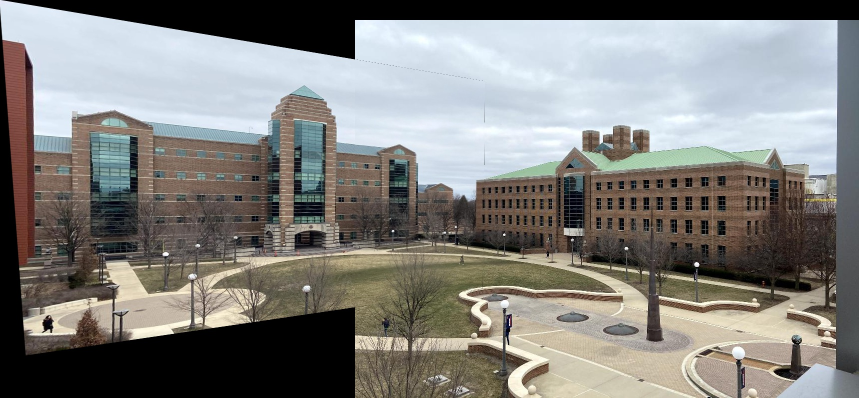
#> input picture mp3/ece549_mp3/stitched_images1.jpg, 1718 x 796 px, given in place of eceb.png, which was not available (shown at 1/2 size)
$ jupyter execute sample.ipynb   (shell and % lines are left out)   (text cells are left out)
#> lines starting #> are read from the running program, lines starting #| are printed output that depends on the picture; long printed decimals are rounded; pictures that were not available may be replaced by others from this repository, and a replacement may not be noted
[cell 1]
import matplotlib.pyplot as plt
import numpy as np
import cv2
import os

from PIL import Image
import pickle
from sympy import Symbol, Matrix, solve
from sympy import *

[cell 2]
# [48 lines left out: function get_input_lines, not called in this run]

[cell 3]
def plot_lines_and_vp(ax, im, lines, vp):
    """
    Plots user-input lines and the calculated vanishing point.
    Inputs:
        im: np.ndarray of shape (height, width, 3)
        lines: np.ndarray of shape (3, n)
            where each column denotes the parameters of the line equation
        vp: np.ndarray of shape (3, )
    """
    bx1 = min(1, vp[0] / vp[2]) - 10
    bx2 = max(im.shape[1], vp[0] / vp[2]) + 10
    by1 = min(1, vp[1] / vp[2]) - 10
    by2 = max(im.shape[0], vp[1] / vp[2]) + 10

    ax.imshow(im)
    for i in range(lines.shape[1]):
        if lines[0, i] < lines[1, i]:
            pt1 = np.cross(np.array([1, 0, -bx1]), lines[:, i])
            pt2 = np.cross(np.array([1, 0, -bx2]), lines[:, i])
        else:
            pt1 = np.cross(np.array([0, 1, -by1]), lines[:, i])
            pt2 = np.cross(np.array([0, 1, -by2]), lines[:, i])
        pt1 = pt1 / pt1[2]
        pt2 = pt2 / pt2[2]
        ax.plot([pt1[0], pt2[0]], [pt1[1], pt2[1]], 'g')

    ax.plot(vp[0] / vp[2], vp[1] / vp[2], 'ro')
    ax.set_xlim([bx1, bx2])
    ax.set_ylim([by2, by1])

[cell 4]
def get_vanishing_point(lines):
    """
    Solves for the vanishing point using the user-input lines.
    """
    # <YOUR IMPLEMENTATION>
    AtA = lines.dot(lines.T)
    w, v = np.linalg.eig(AtA)
    # Find min eigenvalue and eigen vec.
    min_idx = np.argmin(w)
    vpts = v[:, min_idx]
    # Convert to homogeneous.
    vpts = vpts / vpts[-1]
    return vpts

[cell 5]
def get_horizon_line(vpts):
    """
    Calculates the ground horizon line.
    """
    a, b, c = np.cross(vpts[:, 0], vpts[:, 1])
    scale = np.sqrt(1 / (a**2 + b**2))
    line = np.array([a, b, c]) * scale

    print(line)
    return line

[cell 6]
def plot_horizon_line(img, h_line):
    """
    Plots the horizon line.
    """
    A = -h_line[0] / h_line[1]
    B = -h_line[2] / h_line[1]
    x = np.linspace(0,img.shape[1])
    y = A * x + B
    plt.imshow(img)
    plt.plot(x, y, 'r')
    plt.show()

[cell 7]
def get_camera_parameters(vpts):
    """
    Computes the camera parameters. Hint: The SymPy package is suitable for this.
    """
    pt1, pt2, pt3 = Matrix(vpts[:, 0]), Matrix(vpts[:, 1]), Matrix(vpts[:, 2])
    f, px, py = Symbol('f'), Symbol('px'), Symbol('py')
    K = Matrix( ((f, 0, px),
                 (0, f, py),
                 (0, 0, 1)) )
    K_inv = K.inv()
    Eq1 = pt1.T * K_inv.T * K_inv * pt2
    Eq2 = pt1.T * K_inv.T * K_inv * pt3
    Eq3 = pt2.T * K_inv.T * K_inv * pt3
    res = solve([Eq1, Eq2, Eq3], [f, px, py])
#     print(res)
    f, px, py = res[0]
    K = np.array([
        [f, 0, px],
        [0, f, py],
        [0, 0, 1]
    ])
    return abs(f), px, py, K

[cell 8]
def get_rotation_matrix(vpts, K):
    """
    Computes the rotation matrix using the camera parameters.
    """
    vp1 = vpts[:, 1].T
    vp2 = vpts[:, 2].T
    vp3 = vpts[:, 0].T
    K_f=np.matrix(K, dtype='float')
    K_inv = np.linalg.inv(K_f)

    r1 = np.dot(K_inv, vp1)
    r2 = np.dot(K_inv, vp2)
    r3 = np.dot(K_inv, vp3)

    r1 =  r1 / np.linalg.norm(r1)
    r2 =  r2 / np.linalg.norm(r2)
    r3 =  r3 / np.linalg.norm(r3)
    R = np.vstack((r1, r2, r3)).T

    return R

[cell 9]
def get_homography(Rt, K):
    """
    Compute homography for transforming the image into fronto-parallel
    views along the different axes.
    """
    H = np.zeros((3, 3, 3))
    K_f=np.matrix(K, dtype='float')
    K_inv = np.linalg.inv(K_f)
    for i in range(3):
        H[i] = np.dot(K, Rt[i]).dot(K_inv)
    return H

[cell 10]
def get_rotation_matrix_rectification(R):
    """
    Compute the rotation matrix that will be used to compute the
    homography for rectification.
    """
    R = np.array(R)
    Rt = np.zeros((3,3,3))
    XYZ = np.array([[-1., 0., 0.],
                    [0., -1., 0.],
                    [0., 0., 1.]])
    YZX = np.array([[0., 0., 1.],
                    [0., -1., 0.],
                    [1., 0., 0.]])
    ZXY = np.array([[1., 0., 0.],
                    [0., 0., -1.],
                    [0., -1., 0.]])

    R_inv = np.linalg.inv(R)

    Rt[0] = XYZ.dot(R_inv)
    Rt[1] = YZX.dot(R_inv)
    Rt[2] = ZXY.dot(R_inv)
    return Rt

[cell 11]
im = np.asarray(Image.open('./data/Q3/eceb.png'))
#> im is the input picture: shape (796, 1718, 3); mean R, G, B 129.4, 128.3, 124.9
num_vpts = 3
# Also loads the vanishing line data if it exists in data.pickle file.
# data.pickle is written using snippet in the next cell.
if os.path.exists('data.pickle'):
    with open('data.pickle', 'rb') as f:
#> (reads mp3/ece549_mp3/data.pickle from the repository)
        all_n, all_lines, all_centers = pickle.load(f, encoding='latin')

[cell 12]
# [18 lines of commented-out code are left out]

[cell 13]
# Part (a)
# Computing vanishing points for each of the directions
vpts = np.zeros((3, num_vpts))

for i in range(num_vpts):
    fig = plt.figure(); ax = fig.gca()

    # <YOUR CODE> Solve for vanishing point
    vpts[:, i] = get_vanishing_point(all_lines[i])

    # Plot the lines and the vanishing point
    plot_lines_and_vp(ax, im, all_lines[i], vpts[:, i])
    fig.savefig('Q3_vp{:d}.pdf'.format(i), bbox_inches='tight')
#> this loop made 3 passes
#> (bx2 in plot_lines_and_vp, by2 in plot_lines_and_vp) on passes 1 to 3: (1728, 806), (6174.2, 806), (1728, 3548.2)
#> pass 1, `fig.savefig('Q3_vp{:d}.pdf'.format(i), bbox_inches='tight')`:
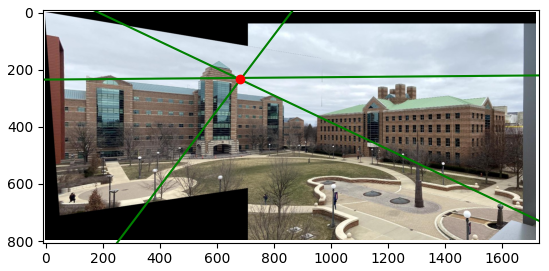
#> figure drawn by matplotlib, 1 panel
#> pass 2, `fig.savefig('Q3_vp{:d}.pdf'.format(i), bbox_inches='tight')`:
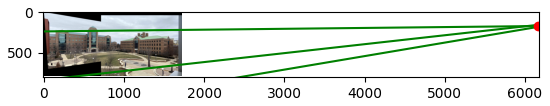
#> figure drawn by matplotlib, 1 panel
#> after the loop, vpts = [[682.5, 6164.2, 1001.5], [231, 169.2, 3538.2], [1, 1, 1]]
print(vpts)
#| [[6.82509355e+02 6.16417770e+03 1.00151052e+03]
#|  [2.31005292e+02 1.69245604e+02 3.53815386e+03]
#|  [1.00000000e+00 1.00000000e+00 1.00000000e+00]]
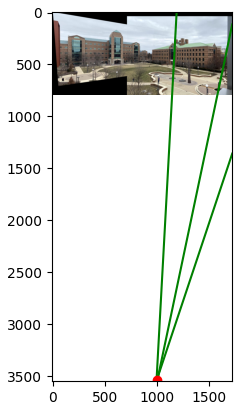
#> figure drawn by matplotlib, 1 panel

[cell 14]
# Part (b) Computing and plotting the horizon
# <YOUR CODE> Get the ground horizon line
horizon_line = get_horizon_line(vpts)
#> in get_horizon_line, `a, b, c = np.cross(vpts[:, 0], vpts[:, 1])`: a = 61.76; b = 5481.7; c = -1308446
#> in get_horizon_line, `scale = np.sqrt(1 / (a**2 + b**2))`: scale = 0.000182
#> in get_horizon_line, `line = np.array([a, b, c]) * scale`: line = [0.0113, 1, -238.7]
#| [ 1.12658710e-02  9.99936538e-01 -2.38679694e+02]
#> horizon_line = [0.0113, 1, -238.7]

# <YOUR CODE> Plot the ground horizon line
fig = plt.figure();
ax = fig.gca()
plot_horizon_line(im, horizon_line)
#> in plot_horizon_line, `A = -h_line[0] / h_line[1]`: A = -0.0113
#> in plot_horizon_line, `B = -h_line[2] / h_line[1]`: B = 238.7
#> in plot_horizon_line, `y = A * x + B`: y = 50 values, max 238.7 at index 0, min 219.3 at index 49, mean 229
#> in plot_horizon_line, `plt.show()`:
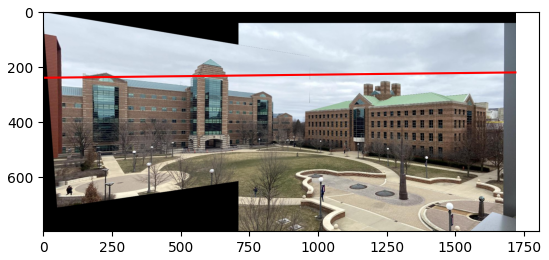
#> figure drawn by matplotlib, 1 panel
fig.savefig('Q3_horizon.pdf', bbox_inches='tight')

[cell 15]
# Part (c) Computing Camera Parameters
# <YOUR CODE> Solve for the camera parameters (f, u, v)
f, u, v, K = get_camera_parameters(vpts)
#> in get_camera_parameters, `res = solve([Eq1, Eq2, Eq3], [f, px, py])`: res = 2 items
print(u, v, f, K)
#| 969.200 670.343 1126.588 [[-1126.588 0 969.200]
#|  [0 -1126.588 670.343]
#|  [0 0 1]]

[cell 16]
# Part (d) Computing Rotation Matrices
# <YOUR CODE> Solve for the rotation matrix
R = get_rotation_matrix(vpts, K)
#> in get_rotation_matrix, `vp1 = vpts[:, 1].T`: vp1 = [6164.2, 169.2, 1]
#> in get_rotation_matrix, `vp2 = vpts[:, 2].T`: vp2 = [1001.5, 3538.2, 1]
#> in get_rotation_matrix, `vp3 = vpts[:, 0].T`: vp3 = [682.5, 231, 1]
#> in get_rotation_matrix, `K_f=np.matrix(K, dtype='float')`: K_f = [[-1126.6, 0, 969.2], [0, -1126.6, 670.3], [0, 0, 1]]
#> in get_rotation_matrix, `K_inv = np.linalg.inv(K_f)`: K_inv = [[-0.000888, 0, 0.86], [0, -0.000888, 0.595], [0, 0, 1]]
#> in get_rotation_matrix, `r1 = np.dot(K_inv, vp1)`: r1 = [[-4.61, 0.445, 1]]
#> in get_rotation_matrix, `r2 = np.dot(K_inv, vp2)`: r2 = [[-0.0287, -2.55, 1]]
#> in get_rotation_matrix, `r3 = np.dot(K_inv, vp3)`: r3 = [[0.254, 0.39, 1]]
#> in get_rotation_matrix, `r1 =  r1 / np.linalg.norm(r1)`: r1 = [[-0.973, 0.0939, 0.211]]
#> in get_rotation_matrix, `r2 =  r2 / np.linalg.norm(r2)`: r2 = [[-0.0105, -0.931, 0.366]]
#> in get_rotation_matrix, `r3 =  r3 / np.linalg.norm(r3)`: r3 = [[0.231, 0.354, 0.907]]
#> in get_rotation_matrix, `R = np.vstack((r1, r2, r3)).T`: R = [[-0.973, -0.0105, 0.231], [0.0939, -0.931, 0.354], [0.211, 0.366, 0.907]]
print(R)
#| [[-0.973 -0.01049  0.2307]
#|  [ 0.09385 -0.9307  0.3535]
#|  [ 0.211  0.3656  0.9065]]

[cell 17]
# Part (e) Generating fronto-parallel warps. Compute the
# appropriate rotation to transform the world coordinates
# such that the axis of projection becomes the world
# X, Y and Z axes respectively. Use this rotation to estimate
# a homography that will be used to compute the output view.
# Apply the homography to generate the 3 fronto-parallel
# views and save them.

Rt = get_rotation_matrix_rectification(R)
#> in get_rotation_matrix_rectification, `R_inv = np.linalg.inv(R)`: R_inv = [[-0.973, 0.0939, 0.211], [-0.0105, -0.931, 0.366], [0.231, 0.354, 0.907]]
print(Rt)
#| [[[ 0.973 -0.09385 -0.211]
#|   [ 0.01049  0.9307 -0.3656]
#|   [ 0.2307  0.3535  0.9065]]
#|  [[ 0.2307  0.3535  0.9065]
#|   [ 0.01049  0.9307 -0.3656]
#|   [-0.973  0.09385  0.211]]
#|  [[-0.973  0.09385  0.211]
#|   [-0.2307 -0.3535 -0.9065]
#|   [ 0.01049  0.9307 -0.3656]]]
H = get_homography(Rt, K)
print(H)
#| [[[ 7.74506871e-01 -3.97985238e-01  6.32456227e+02]
#|   [-1.26780540e-01  7.20352783e-01  6.59581233e+02]
#|   [-2.04770389e-04 -3.13799393e-04  1.31535023e+00]]
#|  [[ 1.06773509e+00  2.72783101e-01 -2.03449651e+03]
#|   [ 5.89423249e-01  8.74862863e-01 -6.04384833e+02]
#|   [ 8.63643349e-04 -8.33053693e-05 -5.70200684e-01]]
#|  [[-9.81991316e-01 -7.06832521e-01  8.33500313e+02]
#|   [-2.36931204e-01 -9.07311911e-01  1.61404460e+03]
#|   [-9.30764261e-06 -8.26128038e-04  1.97192502e-01]]]

im_rgb = cv2.cvtColor(im, cv2.COLOR_BGR2RGB)
for i in range(3):
    Ht = 0
    if i == 0: #Z
        Ht = np.array([[1, 0, 0], [0, 1, 0], [0, 0, 1]]) # translate
    elif i == 1: #Y
        Ht = np.array([[1, 0, 3000], [0, 1, 1000], [0, 0, 1]]) # translate
    else: #X
        Ht = np.array([[1, 0, 0], [0, 1, 3000], [0, 0, 1]]) # translate
    result = cv2.warpPerspective(im_rgb, Ht.dot(H[i]), (5000,4000))
    # Ht = np.array([[1, 0, t[0]], [0, 1, t[1]], [0, 0, 1]]) # translate
    # result = cv2.warpPerspective(img2, Ht.dot(H), (xmax-xmin, ymax-ymin))    # (h, w)
    print(i)
    # cv2.imshow('123',result)
#     fig = plt.figure(); ax = fig.gca()
    cv2.imwrite('Q3_im{:d}.jpg'.format(i), result,
                [int(cv2.IMWRITE_JPEG_QUALITY), 90])
#> this loop made 3 passes
#> pass 1, `result = cv2.warpPerspective(im_rgb, Ht.dot(H[i]), (5000,4000))`:
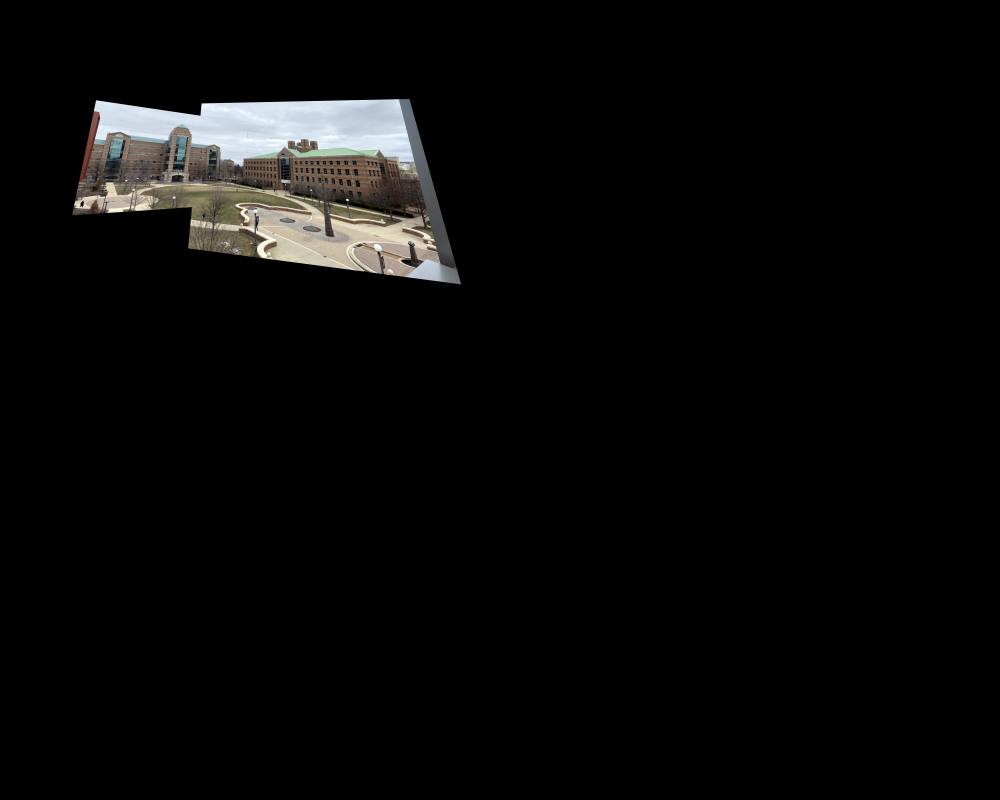
#> result: shape (4000, 5000, 3) (shown at 1/5 size); mean B, G, R 8.8, 9.2, 9.4
#> pass 2, `result = cv2.warpPerspective(im_rgb, Ht.dot(H[i]), (5000,4000))`:
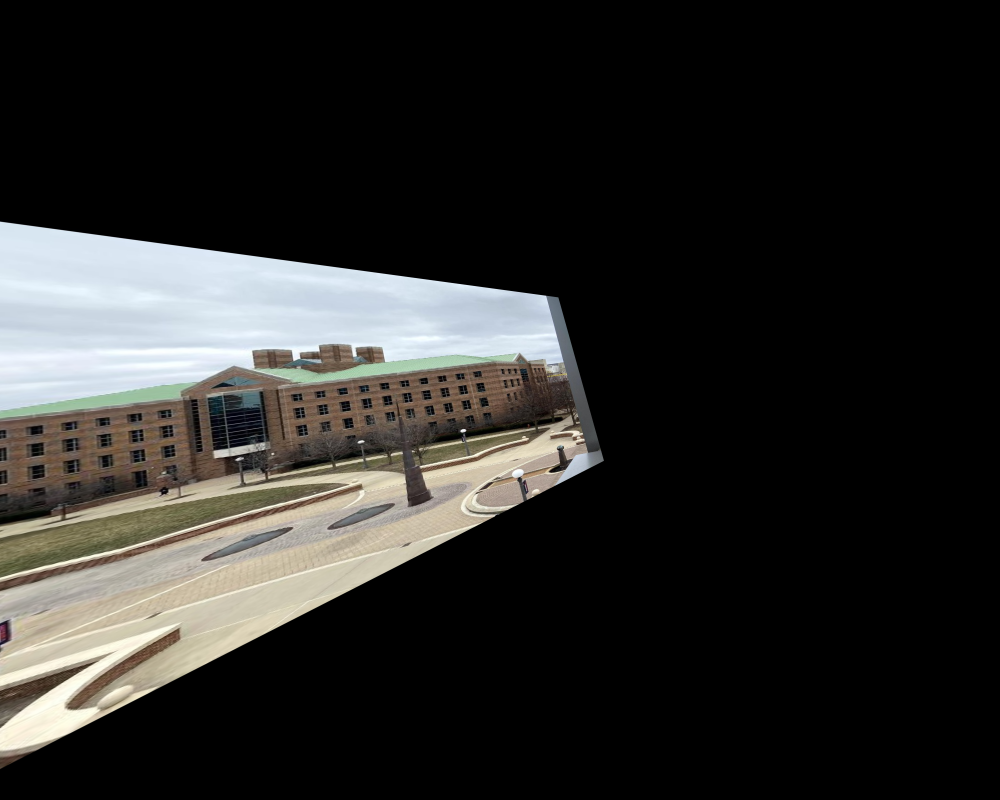
#> result: shape (4000, 5000, 3) (shown at 1/5 size); mean B, G, R 40.1, 42.1, 42.7
#> pass 3, `result = cv2.warpPerspective(im_rgb, Ht.dot(H[i]), (5000,4000))`:
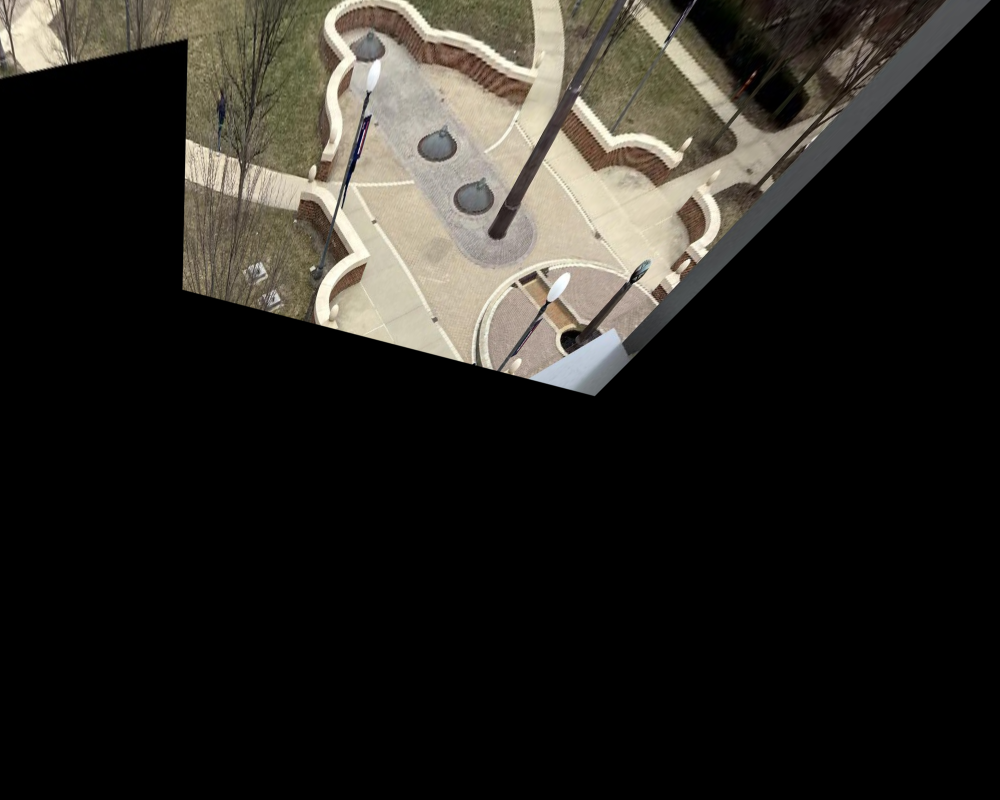
#> result: shape (4000, 5000, 3) (shown at 1/5 size); mean B, G, R 32.9, 37.7, 40.1
